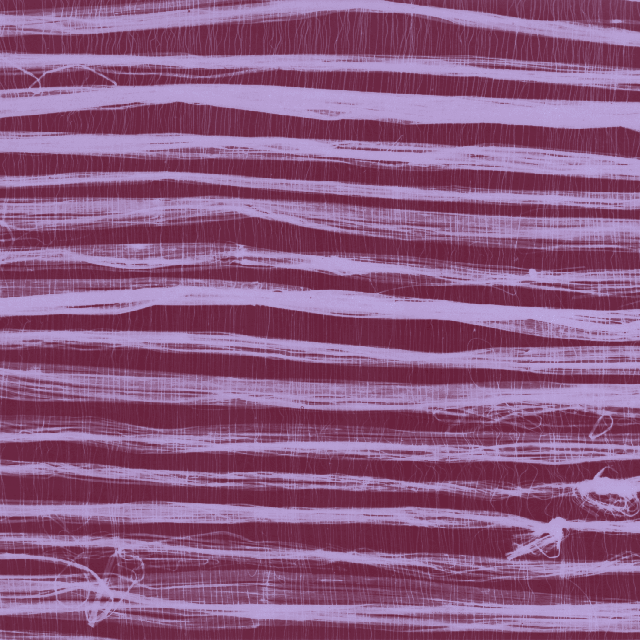
%> input picture D51 - Copy.tif, 640 x 640 px
$ octave comparing-ehd-of-two-images.m   (GNU Octave 9; MATLAB toolbox functions it lacks are replaced by stand-ins)
%> lines starting %> are read from the running program, lines starting %| are printed output that depends on the picture
### findehd.m
%Function to get EHD vector
function ehd = findehd(img)
[r, c, m] = size(img);
if m==3
    img = rgb2gray(img); %Convert image to grayscale if RGB
end

M=4*ceil(r/4); N=4*ceil(c/4);
img=imresize(img, [M,N]); %Making image dim. divisible completely by 4
AllBins = zeros(17,5); %Initializing bins

p=1;
L=0;

for i=1:4
    K=0;
    for j=1:4
        block=img(K+1:K+(M/4), L+1:L+(N/4)); %Extracting (M/4, N/4) block
        AllBins(p, :) = getbins(double(block));
        K=K+(M/4);
        p=p+1;
    end
    L=L+(N/4);
end
GlobalBin=mean(AllBins); %Getting global bin
AllBins(17, :)=round(GlobalBin);
ehd=reshape(AllBins', [1,85]);

### comparing-ehd-of-two-images.m
[filename, pathname]=uigetfile('*.*', 'Select your input image');
%> the answer given: D51 - Copy.tif
filewithpath=strcat(pathname, filename);
img1=imread(filewithpath);
%> img1 is the input picture: size 640x640x3 uint8; mean R, G, B 139.6, 90.2, 128.5

[filename2, pathname2]=uigetfile('*.*', 'Select your input image');
%> the answer given: D51 - Copy.tif
filewithpath2=strcat(pathname2, filename2);
img2=imread(filewithpath2);

ehd1 = findehd(img1); %Finding EHD1
%> in findehd, `img = rgb2gray(img);`:
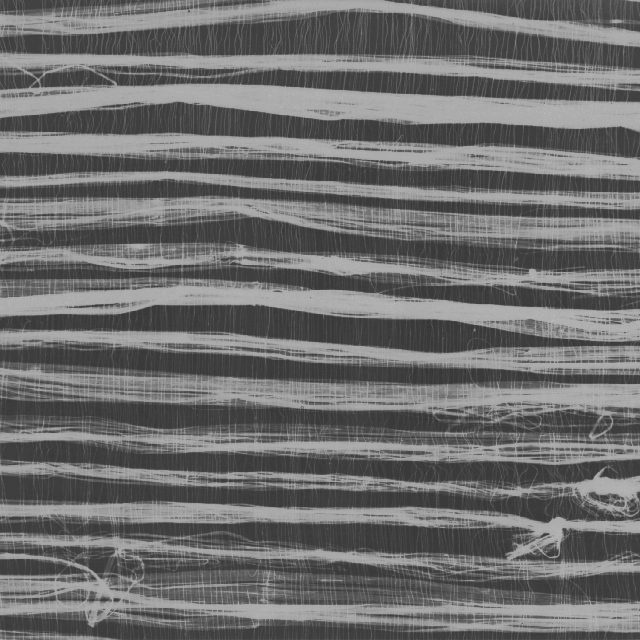
%> img: size 640x640 uint8; min 52, max 188, mean 109.3
%> after the loop in findehd, `for i=1:4`: AllBins = 17 rows, first 8: [141 599 112 120 76; 147 676 144 146 28; 66 777 115 133 27; 122 759 133 155 70; 162 537 81 74 30; 126 603 103 141 27; 99 798 111 136 29; 172 716 126 167 28]; p = 17
%> in findehd, `GlobalBin=mean(AllBins);`: GlobalBin = [124.8 652.1 114.4 133.8 47.59]
%> in findehd, `ehd=reshape(AllBins', [1,85]);`: ehd = 85 values, max 1005 at index 72, min 27 at index 15, mean 227.2
%> ehd1 has the same summary as ehd in findehd
ehd2 = findehd(img2); %Finding EHD2
%> ehd2 has the same summary as ehd in findehd

figure(1)

subplot(221); imshow(img1); title('image1')
subplot(222); bar(ehd1(81:85)); title('Global bin of image1')
subplot(223); imshow(img2); title('image2')
subplot(224); bar(ehd2(81:85)); title('Global bin of image2')
%> after `title('Global bin of image2')`:
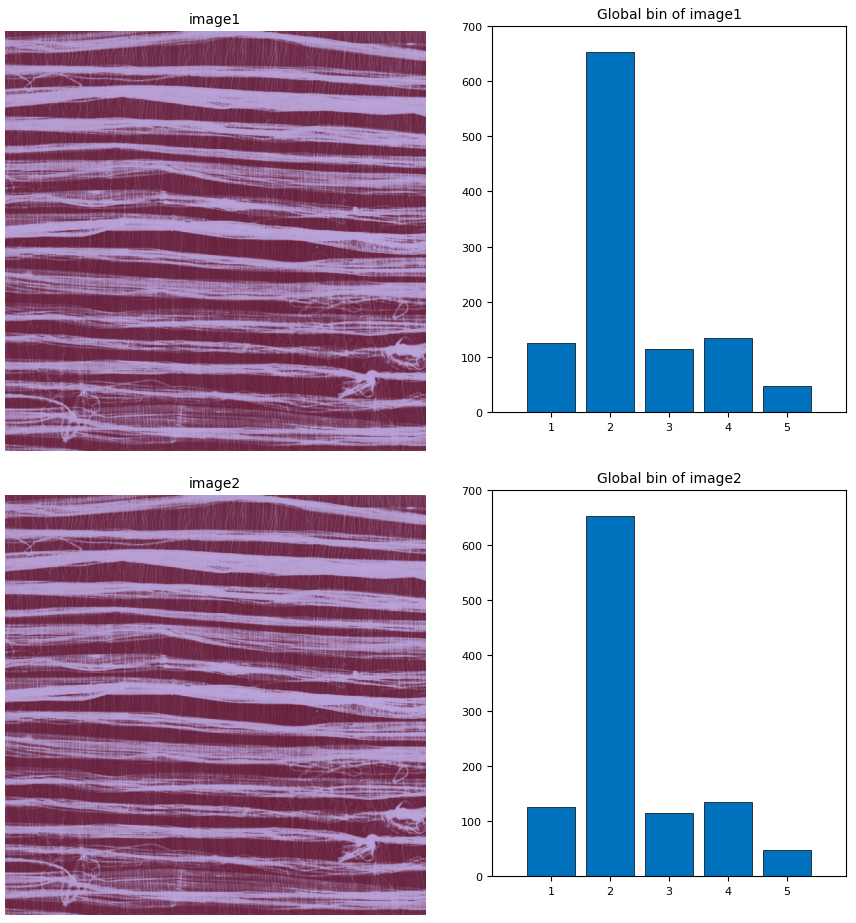
%> figure redrawn from the program's plot data, 4 panels

figure(2)
plot(ehd1); hold on; plot(ehd2); title('Comparing EHD1 and EHD2')
legend('EHD1', 'EHD2'); %plotting EHD
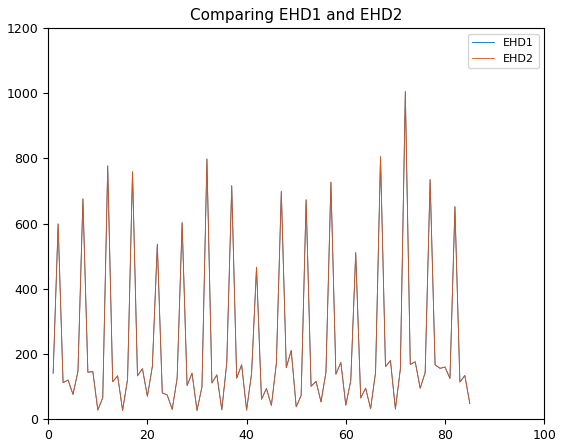
%> figure redrawn from the program's plot data; curve peaks at x = 72, y = 1005

%L2 distance between EHD1 and EHD2
D2=sqrt(sum((ehd1-ehd2).^2)); %norm(ehd1-ehd2),1);
%> D2 = 0
disp(strcat('L2 Distance=',num2str(D2)))
%| L2 Distance=0

%L1 distance between EHD1 and EHD2
D1=sum(abs(ehd1-ehd2)); %norm(ehd1-ehd2),1);
%> D1 = 0
disp(strcat('L1 Distance=',num2str(D1)))
%| L1 Distance=0
